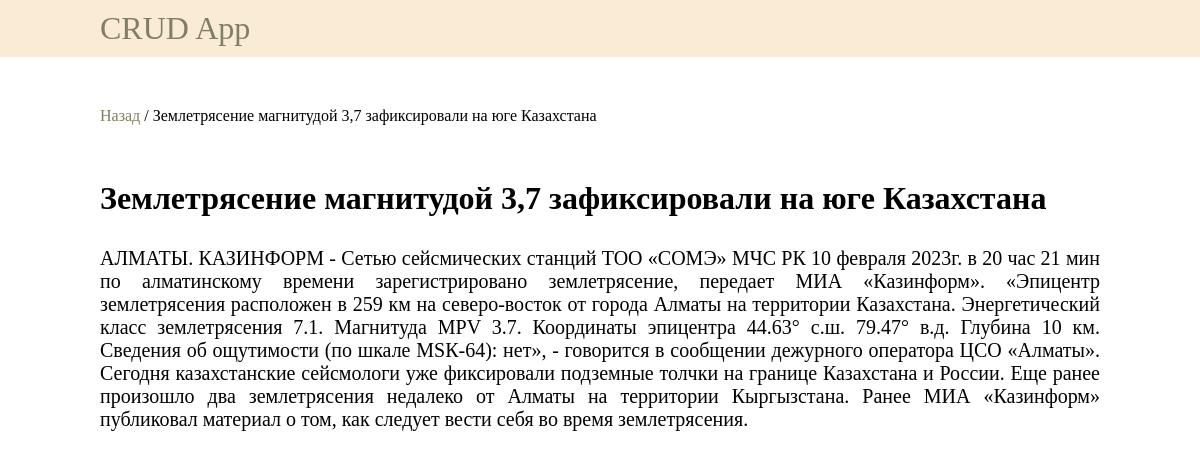
The app's page /post/1/ with its own data.
### newsCore/models.py (models this page shows, shortened)
class Post(models.Model):
    title = models.CharField("Заголовок", max_length=255)
    postDate = models.DateTimeField("Дата и время публикации", default=datetime.now)
    content = models.TextField("Контент")
    class Meta:
        verbose_name = "Пост"
        verbose_name_plural = "Посты"

### newsCore/views.py (the view)
# urls.py: path('post/<int:pk>/', views.postDetail, name='postDetail')
def postDetail(request, pk):
    post = get_object_or_404(Post, pk=pk)
    return render(request, "post-detail.html", {
        'post': post
    })

### newsCore/templates/post-detail.html (shortened to what this page needs)
{% extends 'base.html' %}
{% block content %}
    <nav class="navigation">
        <div class="container">
            <p><a onclick="javascript:history.back(); return false;" class="some-link">Назад</a> / {{ post.title }}</p>
        </div>
    </nav>
    <div class="post-detail">
        <div class="container">
        <h1>{{ post.title }}</h1>
        <p>{{ post.content }}</p>
    </div>
</div>
{% endblock %}

### newsCore/static/css/style.css (style rules this page uses)
* { padding: 0; margin: 0; box-sizing: border-box; }
.container { margin-left: 100px; margin-right: 100px; }
.some-link { color: rgb(128, 126,99); text-decoration: none; }
.navigation { padding: 50px 0px; }
.post-detail { padding: 5px 0px; }
.post-detail p { margin-top: 30px; font-size: 20px; text-align: justify; }

### records on screen
Post: title "Землетрясение магнитудой 3,7 зафиксировали на юге Казахстана", content "АЛМАТЫ. КАЗИНФОРМ - Сетью сейсмических станций ТОО «СОМЭ» МЧС РК 10 февраля 2023г. в 20 час 21 мин по алматинскому времени зарегистрировано землетрясение, передает МИА «Казинформ». «Эпицентр землетрясения расположен в 259 км на северо-восток от города Алматы на территории Казахстана. Энергетический класс землетрясения 7.1. Магнитуда MPV 3.7. Координаты эпицентра 44.63° с.ш. 79.47° в.д. Глубина 10 км. Сведения об ощутимости (по шкале МSК-64): нет», - говорится в сообщении дежурного оператора ЦСО «Алматы». Сегодня казахстанские сейсмологи уже фиксировали подземные толчки на границе Казахстана и России. Еще ранее произошло два землетрясения недалеко от Алматы на территории Кыргызстана. Ранее…"
